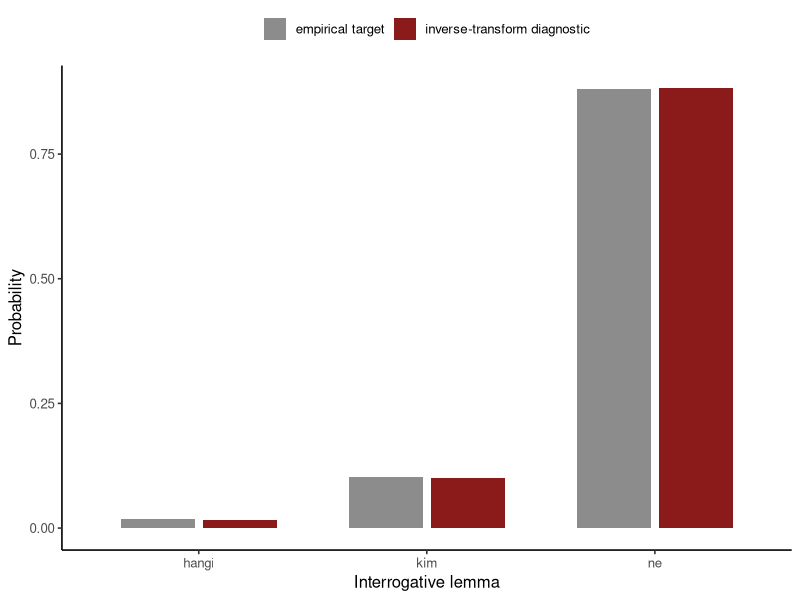

Generate this figure with R:
## ---- chunk 1
#| label: inverse-ud-questions
library(ggplot2)

questions <- read.csv(
  "data/ud-turkish-boun/question-core-arguments.csv",
  stringsAsFactors = FALSE
)
counts <- as.data.frame(table(questions$lemma), responseName = "count")
names(counts)[1] <- "lemma"
counts$target_probability <- counts$count / sum(counts$count)
counts$lower <- c(0, head(cumsum(counts$target_probability), -1L))
counts$upper <- cumsum(counts$target_probability)

inverse_sample <- function(n, seed) {
  set.seed(seed)
  u <- runif(n)
  index <- findInterval(u, c(0, counts$upper), rightmost.closed = TRUE)
  index[index > nrow(counts)] <- nrow(counts)
  data.frame(draw = seq_len(n), u = u, lemma = counts$lemma[index])
}

diagnostic_n <- 10000L
diagnostic_seed <- 20261018L
draws <- inverse_sample(diagnostic_n, diagnostic_seed)
simulated <- as.data.frame(table(draws$lemma), responseName = "sampled_count")
names(simulated)[1] <- "lemma"
comparison <- merge(counts, simulated, by = "lemma")
comparison$sampled_probability <- comparison$sampled_count / diagnostic_n

stopifnot(
  nrow(questions) == 167L,
  abs(tail(counts$upper, 1) - 1) < 1e-12,
  all(draws$lemma %in% counts$lemma),
  sum(comparison$sampled_count) == diagnostic_n
)

comparison
## ---- chunk 2
#| label: plot-inverse-ud-questions
#| fig-cap: "Empirical Turkish interrogative-lemma probabilities and proportions from an inverse-transform diagnostic."
plot_data <- rbind(
  data.frame(lemma = comparison$lemma,
             probability = comparison$target_probability,
             source = "empirical target"),
  data.frame(lemma = comparison$lemma,
             probability = comparison$sampled_probability,
             source = "inverse-transform diagnostic")
)

ggplot(plot_data, aes(lemma, probability, fill = source)) +
  geom_col(position = position_dodge(width = 0.72), width = 0.65) +
  scale_fill_manual(values = c("empirical target" = "grey55",
                               "inverse-transform diagnostic" = "#8B1A1A")) +
  labs(x = "Interrogative lemma", y = "Probability", fill = NULL) +
  theme_classic(base_size = 12) +
  theme(legend.position = "top")
